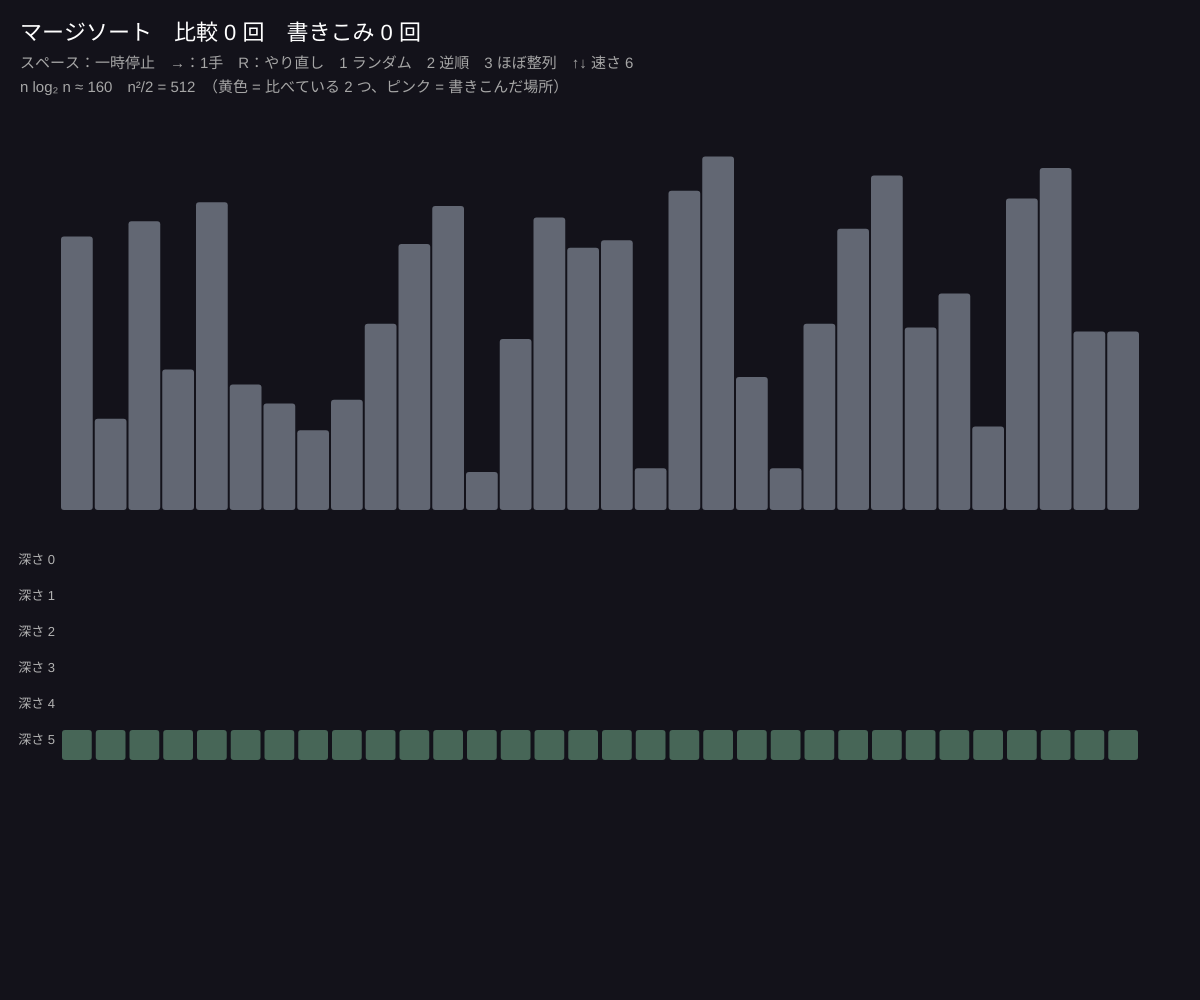
Frame 1 (no input)
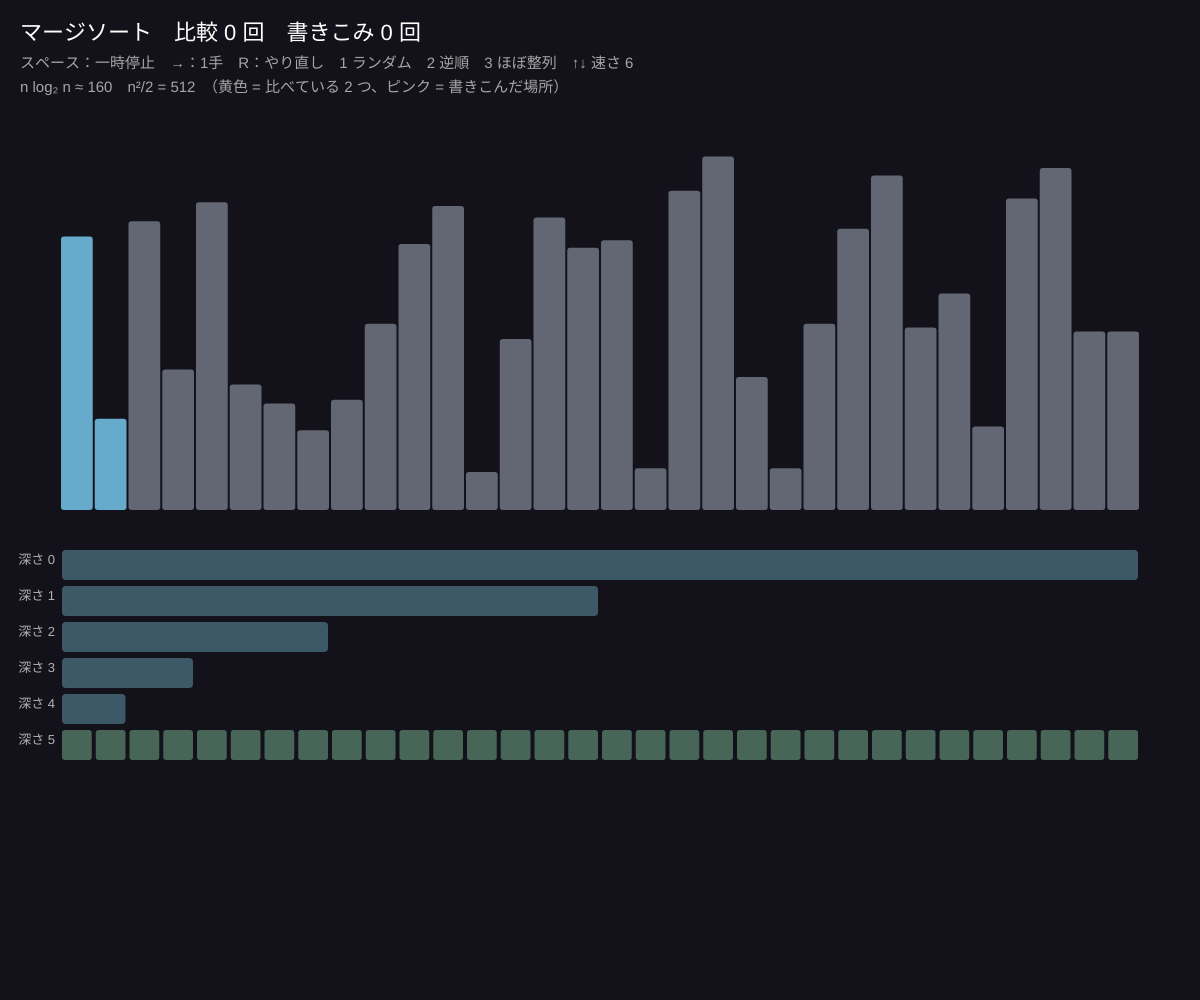
Frame 60 (no input)
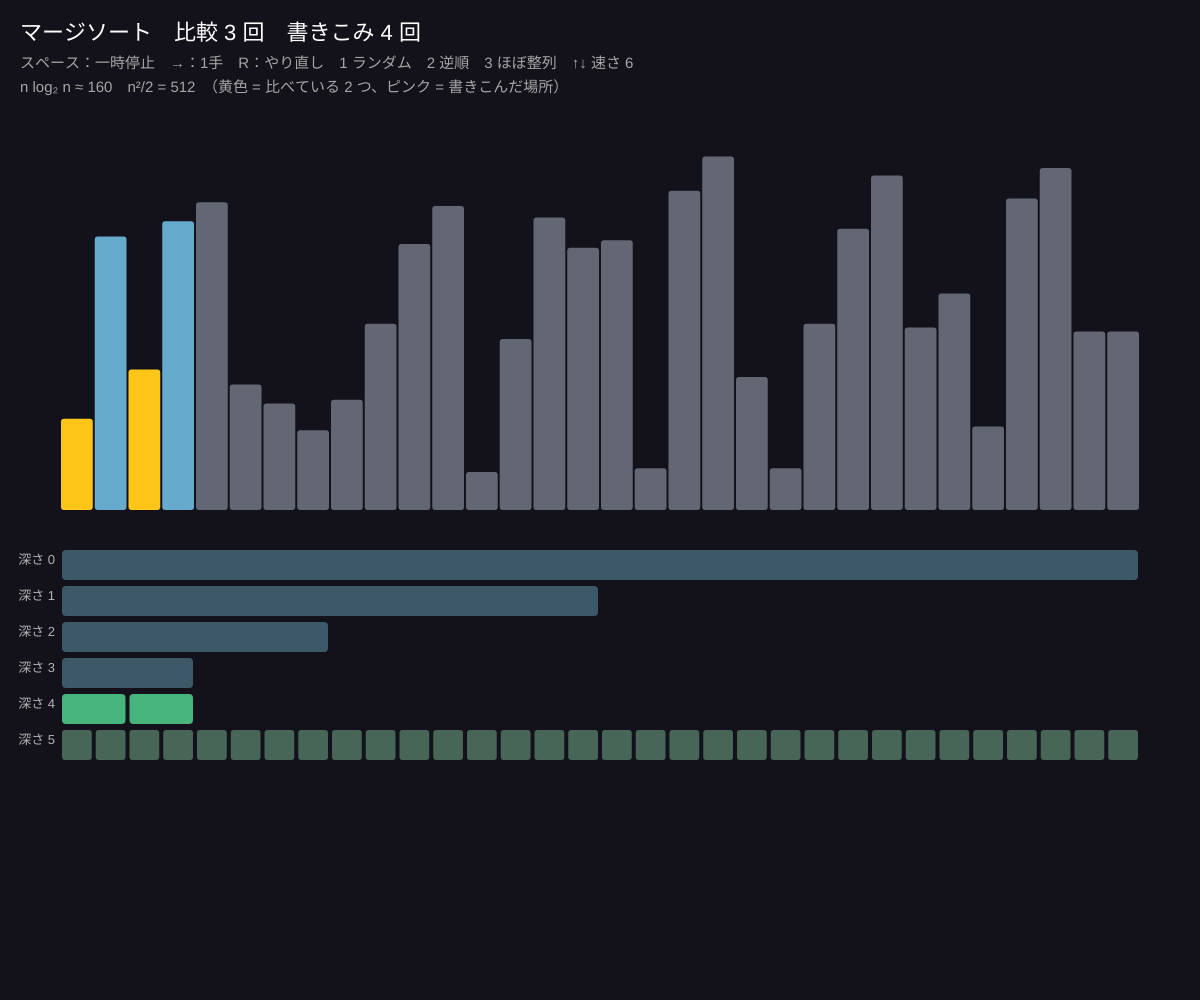
Frame 120 (the mouse pressed at the canvas centre since frame 60)

The p5.js sketch that drew these frames (run headless with seeded random() and noise() and a simulated clock; from frame 60 on, the mouse is pressed at the canvas centre):

// p5.js sketch
// ── sketch.js
// ============================================
// 01 マージソート
// 半分に分けて、それぞれ並べて、2 つの並んだ山を「小さいほうから取る」で合わせる（分割統治）
// 下の段ほど細かく分かれる。段の数は log₂n、各段の仕事は n なので全体は n log n
// スペース：再生／一時停止　→：1 手　R：新しい数列　1：ランダム　2：逆順　3：ほぼ整列　↑↓ 速さ
// ============================================

let n = 32;            // ★ 並べる数（2 のべき乗だと木がきれい）
let speed = 6;
let a = [], gen, playing = true, acc = 0, done = false;
let comparisons = 0, writes = 0;
let cur = { lo: -1, hi: -1, mid: -1, i: -1, j: -1, k: -1 };
let ranges = [];       // 処理中の区間（再帰の深さつき）
let mode = 1;

function setup() {
  createCanvas(windowWidth, windowHeight);
  colorMode(HSB, 360, 100, 100, 100);
  reset(1);
}

function reset(m) {
  mode = m;
  a = [];
  for (let i = 0; i < n; i++) a.push(floor(random(5, 100)));
  if (mode === 2) a.sort((x, y) => y - x);
  if (mode === 3) { a.sort((x, y) => x - y); [a[3], a[n - 4]] = [a[n - 4], a[3]]; }
  comparisons = 0; writes = 0; done = false; ranges = [];
  cur = { lo: -1, hi: -1, mid: -1, i: -1, j: -1, k: -1 };
  gen = mergeSort(0, n - 1, 0);
}

function* mergeSort(lo, hi, depth) {
  if (lo >= hi) return;
  let mid = floor((lo + hi) / 2);
  ranges.push({ lo, hi, depth, state: 'split' });
  cur = { lo, hi, mid, i: -1, j: -1, k: -1 };
  yield;
  yield* mergeSort(lo, mid, depth + 1);
  yield* mergeSort(mid + 1, hi, depth + 1);
  yield* merge(lo, mid, hi);
  let r = ranges.find(r => r.lo === lo && r.hi === hi);
  if (r) r.state = 'merged';
  if (depth === 0) done = true;
}

// 合わせる処理。左の山 L と右の山 R の先頭を比べて小さいほうを戻す
function* merge(lo, mid, hi) {
  let L = a.slice(lo, mid + 1), R = a.slice(mid + 1, hi + 1);
  let i = 0, j = 0, k = lo;
  while (i < L.length && j < R.length) {
    comparisons++;
    cur = { lo, hi, mid, i: lo + i, j: mid + 1 + j, k };
    yield;
    if (L[i] <= R[j]) a[k++] = L[i++]; else a[k++] = R[j++];
    writes++;
  }
  while (i < L.length) { a[k++] = L[i++]; writes++; cur.k = k; yield; }
  while (j < R.length) { a[k++] = R[j++]; writes++; cur.k = k; yield; }
}

function advance() { if (!done) { let r = gen.next(); if (r.done) done = true; } }

function draw() {
  background(250, 30, 10);
  if (playing && !done) { acc += speed / 60; while (acc >= 1) { advance(); acc--; } }
  let w = (width - 120) / n;
  let top = 130, barH = height * 0.38;
  let baseY = top + barH;
  // 棒グラフ
  for (let k = 0; k < n; k++) {
    let h = a[k] * barH / 100;
    let inRange = k >= cur.lo && k <= cur.hi;
    let c = done ? color(150, 60, 85) : inRange ? color(200, 50, 80) : color(220, 15, 45);
    if (!done && (k === cur.i || k === cur.j)) c = color(45, 90, 100);
    if (!done && k === cur.k - 1) c = color(330, 70, 100);
    noStroke(); fill(c);
    rect(60 + k * w + 1, baseY - h, w - 2, h, 3);
  }
  // 分割の木（区間を深さごとに帯で描く）
  let levels = ceil(log(n) / log(2)) + 1;
  let ty = baseY + 40, lh = min(36, (height - ty - 30) / levels);
  for (let r of ranges) {
    let x1 = 60 + r.lo * w, x2 = 60 + (r.hi + 1) * w;
    let y = ty + r.depth * lh;
    fill(r.state === 'merged' ? color(150, 60, 70) : color(200, 40, 40));
    rect(x1 + 2, y, x2 - x1 - 4, lh - 6, 4);
  }
  for (let k = 0; k < n; k++) { // 最下段 = 1 個ずつ
    fill(150, 30, 40); rect(60 + k * w + 2, ty + (levels - 1) * lh, w - 4, lh - 6, 3);
  }
  fill(0, 0, 70); textSize(13); textAlign(RIGHT, TOP);
  for (let d = 0; d < levels; d++) text('深さ ' + d, 55, ty + d * lh + 4);

  textAlign(LEFT, BASELINE); fill(0, 0, 100); textSize(22);
  text('マージソート　比較 ' + comparisons + ' 回　書きこみ ' + writes + ' 回' + (done ? '　完成！' : ''), 20, 40);
  fill(0, 0, 65); textSize(15);
  text('スペース：' + (playing ? '一時停止' : '再生') + '　→：1手　R：やり直し　1 ランダム　2 逆順　3 ほぼ整列　↑↓ 速さ ' + speed, 20, 68);
  text('n log₂ n ≈ ' + round(n * log(n) / log(2)) + '　n²/2 = ' + n * n / 2 + '　（黄色 = 比べている 2 つ、ピンク = 書きこんだ場所）', 20, 92);
}

function keyPressed() {
  if (key === ' ') playing = !playing;
  if (key === RIGHT_ARROW) { playing = false; advance(); }
  if (key === 'r' || key === 'R') reset(mode);
  if (key >= '1' && key <= '3') reset(int(key));
  if (key === UP_ARROW) speed = min(240, speed * 2);
  if (key === DOWN_ARROW) speed = max(1, speed / 2);
}
function windowResized() { resizeCanvas(windowWidth, windowHeight); }

// ---------- やってみよう ----------
// 1. 逆順（2）でも比較回数があまり変わらないことを確かめる（挿入ソートとの違い）
// 2. n を 64、128 にして、比較回数と n log₂ n を比べる
// 3. 区間が小さい（例：8 個以下）ときは挿入ソートに切りかえると速くなる。やってみよう
